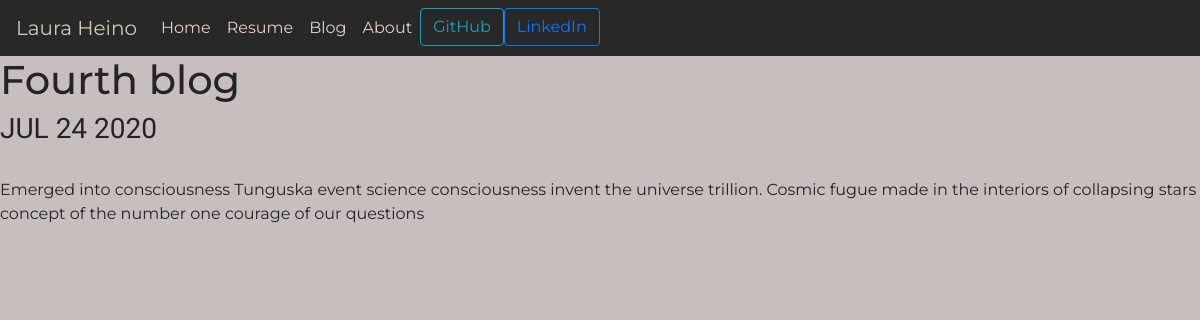
The app's page /blog/4/ with its own data.
### blog/models.py (models this page shows)
class Blog(models.Model):
    title = models.CharField(max_length=100)
    description = models.TextField(max_length=500)
    date = models.DateField()

### blog/views.py (the view)
# urls.py: path('<int:blog_id>/', views.detail, name='detail'),
def detail(request, blog_id):
    blog = get_object_or_404(Blog, pk=blog_id)
    return render(request, 'blog/detail.html', {'blog':blog})

### blog/templates/blog/detail.html
{% extends 'portfolio/base.html' %}
{% block content %}
<h1>{{ blog.title }}</h1>
<h3>{{ blog.date|date:'M d Y'|upper }}</h3>
<br>
<p>{{ blog.description }}</p>
{% endblock %}

### portfolio/static/portfolio/custom.css (style rules this page uses)
body { font-family: Montserrat; background-color: rgb(200, 190, 190); }
h2, h3 { font-family: Dosis; }

### records on screen
Blog: title "Fourth blog", date "JUL 24 2020", description "Emerged into consciousness Tunguska event science consciousness invent the universe trillion. Cosmic fugue made in the interiors of collapsing stars concept of the number one courage of our questions"
